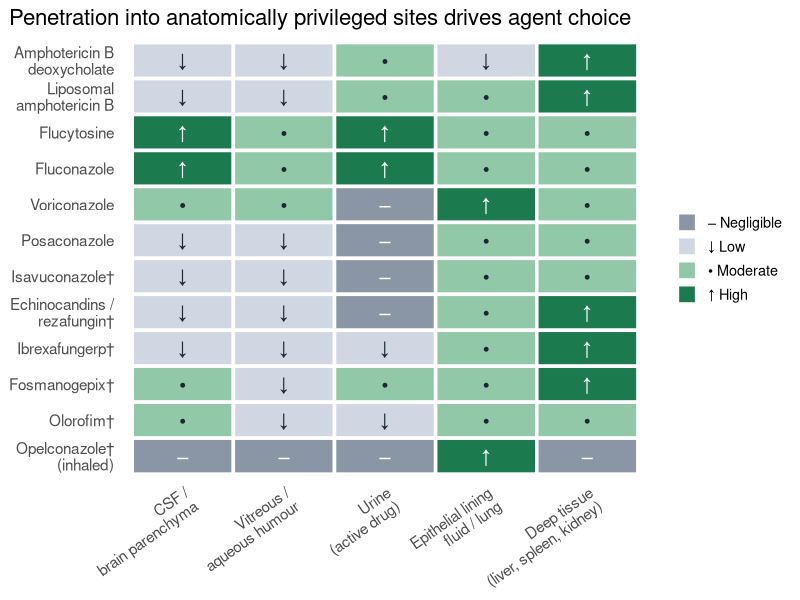

Reproduce this figure in R.
# Regenerates figures/fig_penetration.png
# Licensed agents are scored against Felton et al. 2014 (Clin Microbiol Rev 27:68-88);
# agents marked with a dagger are not covered by that review.
library(ggplot2)

levels_lab <- c("Negligible", "Low", "Moderate", "High")
symbols <- c(Negligible = "\u2013", Low = "\u2193", Moderate = "\u2022", High = "\u2191")
fills <- c(Negligible = "#8a95a5", Low = "#d0d7e2", Moderate = "#91c8a8", High = "#1b7a4e")

sites <- c("CSF /\nbrain parenchyma", "Vitreous /\naqueous humour", "Urine\n(active drug)",
           "Epithelial lining\nfluid / lung", "Deep tissue\n(liver, spleen, kidney)")

m <- rbind(
  "Amphotericin B\ndeoxycholate"        = c(1, 1, 2, 1, 3),
  "Liposomal\namphotericin B"           = c(1, 1, 2, 2, 3),
  "Flucytosine"                         = c(3, 2, 3, 2, 2),
  "Fluconazole"                         = c(3, 2, 3, 2, 2),
  "Voriconazole"                        = c(2, 2, 0, 3, 2),
  "Posaconazole"                        = c(1, 1, 0, 2, 2),
  "Isavuconazole\u2020"                 = c(1, 1, 0, 2, 2),
  "Echinocandins /\nrezafungin\u2020"   = c(1, 1, 0, 2, 3),
  "Ibrexafungerp\u2020"                 = c(1, 1, 1, 2, 3),
  "Fosmanogepix\u2020"                  = c(2, 1, 2, 2, 3),
  "Olorofim\u2020"                      = c(2, 1, 1, 2, 2),
  "Opelconazole\u2020\n(inhaled)"       = c(0, 0, 0, 3, 0)
)

d <- data.frame(
  agent = factor(rep(rownames(m), times = ncol(m)), levels = rev(rownames(m))),
  site = factor(rep(sites, each = nrow(m)), levels = sites),
  level = factor(levels_lab[as.vector(m) + 1], levels = levels_lab)
)
d$sym <- symbols[as.character(d$level)]
d$txt <- ifelse(d$level %in% c("Negligible", "High"), "white", "#1b2733")

p <- ggplot(d, aes(site, agent, fill = level)) +
  geom_tile(colour = "white", linewidth = 1.2) +
  geom_text(aes(label = sym, colour = txt), size = 5) +
  scale_colour_identity() +
  scale_fill_manual(
    values = fills, name = NULL,
    labels = paste(symbols, levels_lab)
  ) +
  scale_x_discrete(position = "bottom") +
  labs(
    title = "Penetration into anatomically privileged sites drives agent choice",
    x = NULL, y = NULL
  ) +
  theme_minimal(base_size = 13) +
  theme(
    panel.grid = element_blank(),
    axis.text.x = element_text(angle = 35, hjust = 1, size = 11),
    axis.text.y = element_text(size = 11),
    plot.title = element_text(hjust = 0, size = 16),
    plot.title.position = "plot",
    legend.position = "right"
  )

ggsave("figures/fig_penetration.png", p, width = 9.5, height = 6.2, dpi = 200, bg = "white")
